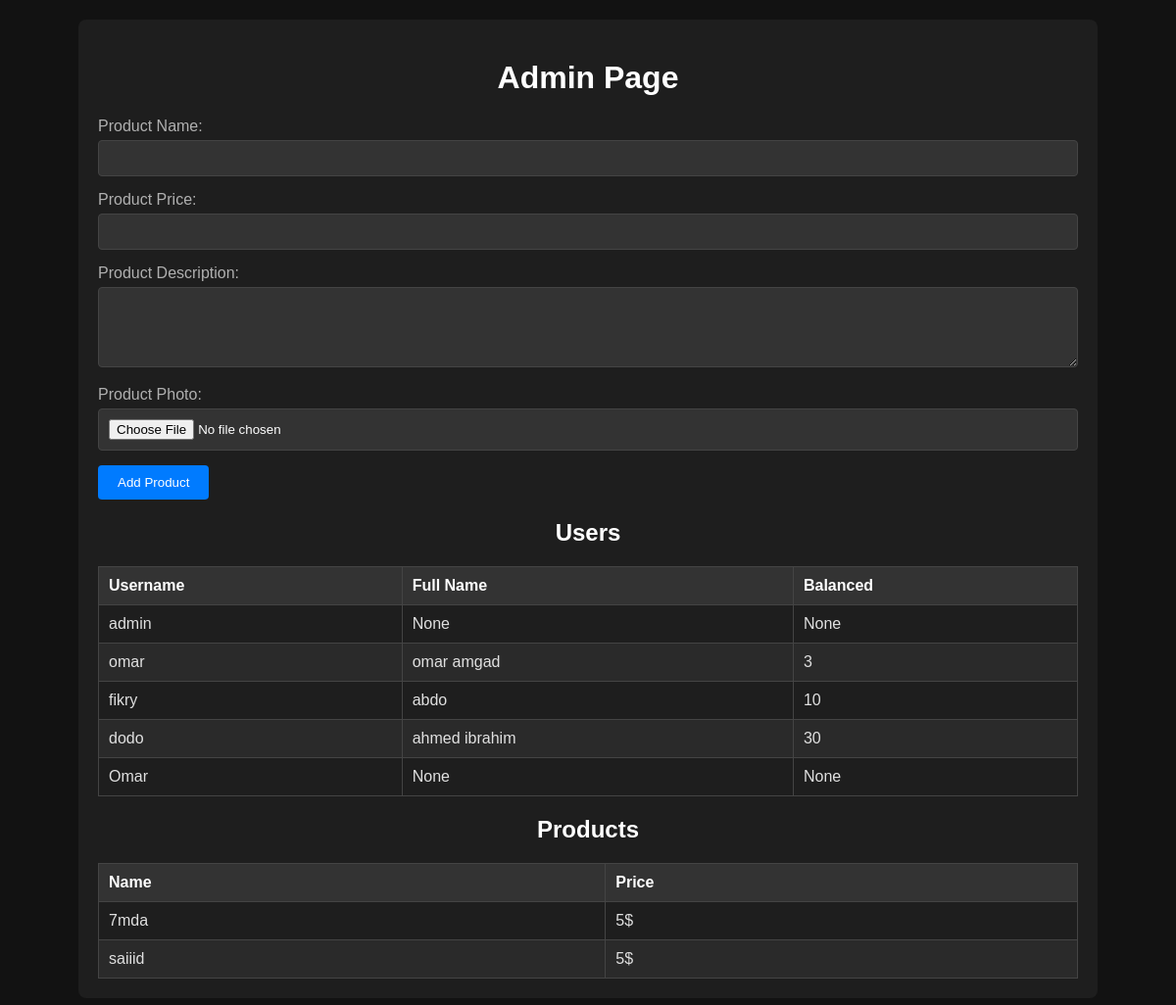
Page /admin (signed in) on the earlier database version.
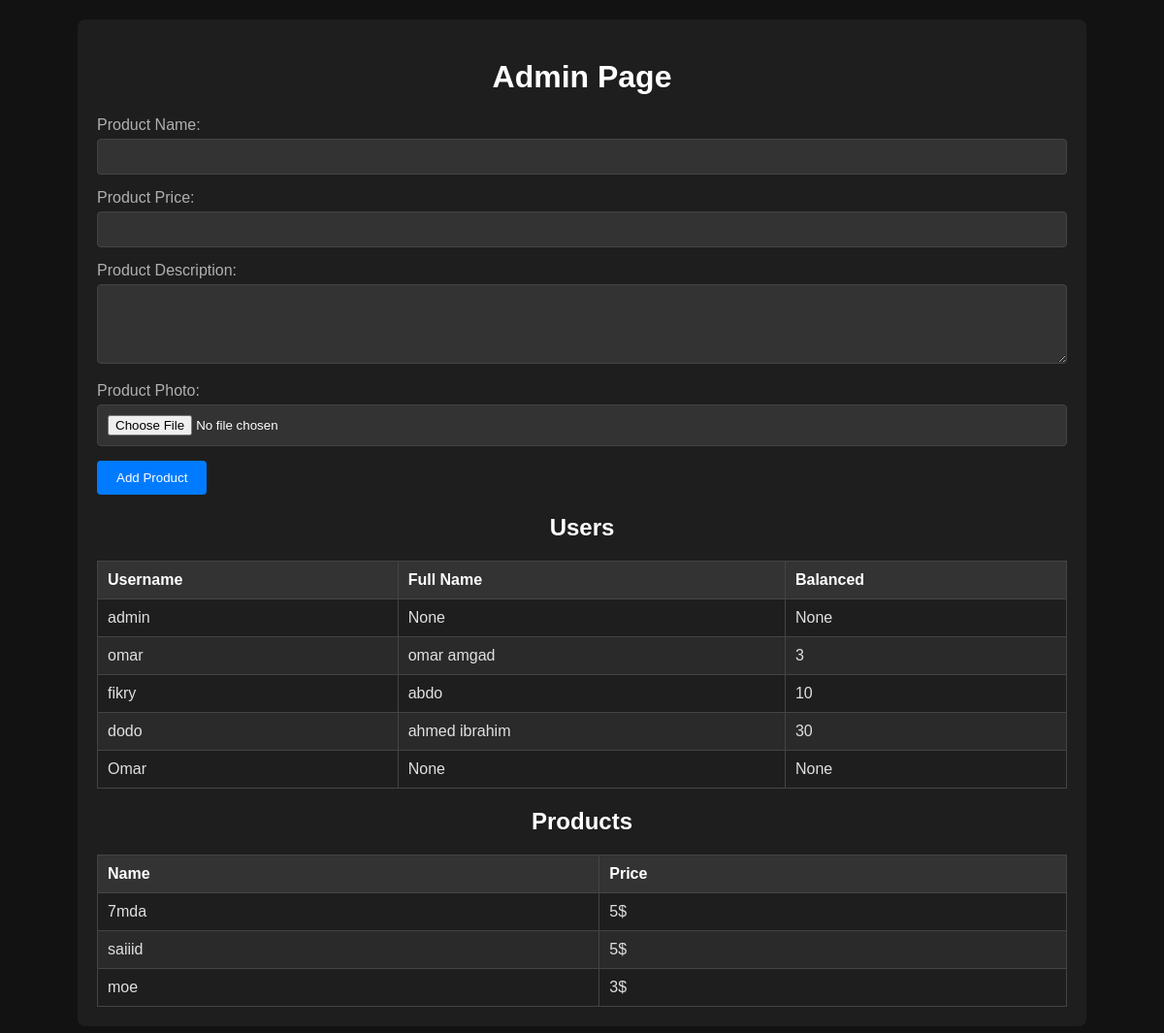
Same page on the later database version.
### tables this page shows
CREATE TABLE users (
			id INTEGER PRIMARY KEY AUTOINCREMENT,
			username TEXT NOT NULL UNIQUE,
			password TEXT NOT NULL,
            fullname TEXT ,
            balnaced INTEGER,
            photo_name TEXT
        );

CREATE TABLE "products" (
			id INTEGER PRIMARY KEY AUTOINCREMENT,
			productname TEXT NOT NULL UNIQUE,
            price INTEGER NOT NULL,
            photo TEXT,
            description TEXT
		);

### app.py (the view, shortened to what this page needs)
@app.route('/admin', methods=['GET', 'POST'])
def admin():
    if 'username' in session:
        if not session['username'] == 'admin':
            return f"Your not admin soo FUCK YOU AND GET OUT"
        users = db.get_all_users(connection)
        products = db.get_all_product(connection)
        return render_template('admin.html',users = users, products = products)
    else:
        return redirect(url_for('login'))

### db.py (called while the page is built)
def get_all_users(connection):#admin
    cursor = connection.cursor()
    query = 'SELECT * FROM users'
    cursor.execute(query)
    return cursor.fetchall()

def get_all_product(connection):#admin
    cursor = connection.cursor()
    query = 'SELECT * FROM products'
    cursor.execute(query)
    return cursor.fetchall()

### Templates/admin.html (shortened to what this page needs)
<!DOCTYPE html>
<html lang="en">
<head>
</head>
<body>
    <div class="container">
        <h1>Admin Page</h1>
        <form id="product-form" enctype="multipart/form-data" method="post" action="{{ url_for('admin') }}">
            <div class="form-group">
                <label for="product-name">Product Name:</label>
                <input type="text" id="product-name" name="product-name" required>
            </div>
            <div class="form-group" >
                <label for="product-price">Product Price:</label>
                <input type="number" id="product-price" name="product-price" step="0.01" required>
            </div>
            <div class="form-group">
                <label for="product-description">Product Description:</label>
                <textarea id="product-description" name="product-description" rows="4" required></textarea>
            </div>
            <div class="form-group">
                <label for="product-photo">Product Photo:</label>
                <input type="file" id="product-photo" name="product-photo" required></input>
            </div>
            <div class="form-group">
                <button type="submit">Add Product</button>
            </div>
        </form>
        <h2>Users</h2>
        <table id="users-table">
            <thead>
                <tr>
                    <th>Username</th>
                    <th>Full Name</th>
                    <th>Balanced</th>
                </tr>
            </thead>
            <tbody>
                {% for user in users %}
                <tr>
                    <td>{{ user[1] }}</td>
                    <td>{{ user[3] }}</td>
                    <td>{{ user[4] }}</td>
                </tr>
                {% endfor %}
            </tbody>
        </table>
        <h2>Products</h2>
        <table id="Product-table">
            <thead>
                <tr>
                    <th>Name</th>
                    <th>Price</th>
                </tr>
            </thead>
            <tbody>
                {% for product in products %}
                <tr>
                    <td>{{ product[1] }}</td>
                    <td>{{ product[2] }}$</td>
                </tr>
                {% endfor %}
            </tbody>
        </table>
    </div>
</body>
</html>

### Templates/admin.html (style rules this page uses)
body { font-family: Arial, sans-serif; margin: 20px; background-color: #121212; color: #e0e0e0; }
.container { max-width: 1000px; margin: auto; background-color: #1e1e1e; padding: 20px; border-radius: 8px; }
h1, h2 { color: #ffffff; text-align: center; }
.form-group { margin-bottom: 15px; }
.form-group label { display: block; margin-bottom: 5px; color: #b0b0b0; }
.form-group input, .form-group textarea { width: 100%; padding: 10px; box-sizing: border-box; background-color: #333333; color: #ffffff; border: 1px solid #444444; border-radius: 4px; }
.form-group button { padding: 10px 20px; background-color: #007bff; color: #ffffff; border: none; border-radius: 4px; cursor: pointer; }
table { width: 100%; border-collapse: collapse; margin-top: 20px; }
table, th, td { border: 1px solid #444444; }
th, td { padding: 10px; text-align: left; }
th { background-color: #333333; color: #ffffff; }
tr:nth-child(even) { background-color: #2a2a2a; }

Differences in the rows shown:
added products: productname "moe", price "3"
